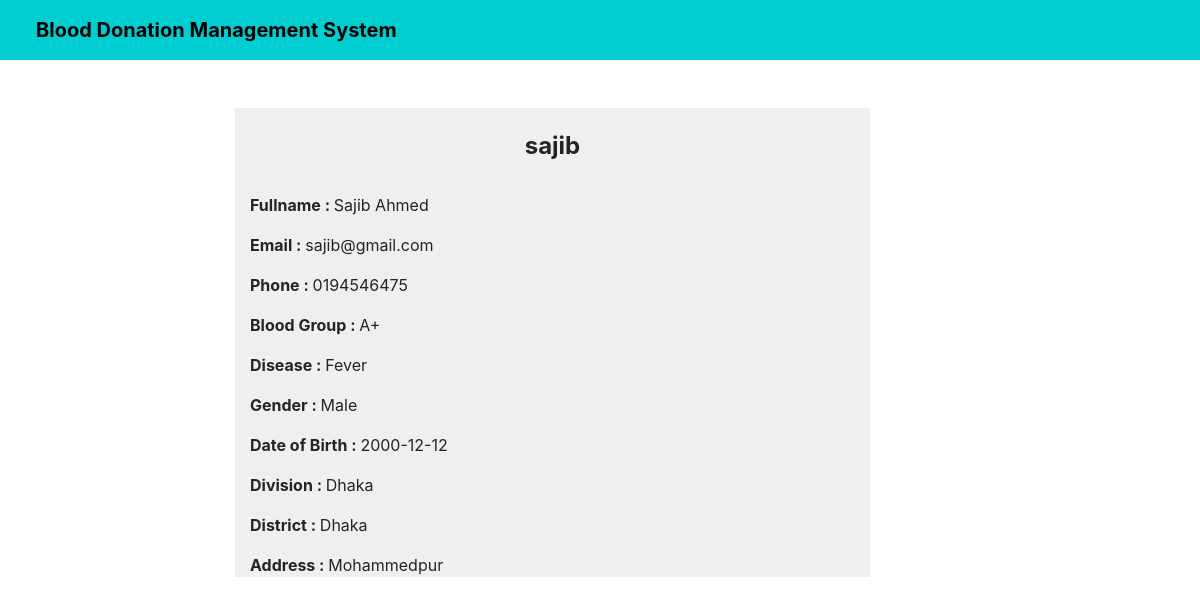
Page /patient_details/1/ on the committed database.
### home/models.py (models this page shows, shortened)
class Patient(models.Model):
    patient = models.OneToOneField(User, on_delete=models.CASCADE, blank=True, null=True)
    date_of_birth = models.CharField(max_length=100)
    phone = models.CharField(max_length=10)
    division = models.CharField(max_length=100)
    dist = models.CharField(max_length=100)
    address = models.TextField(max_length=500, default="")
    blood_group = models.ForeignKey(BloodGroup, on_delete=models.CASCADE)
    disease=models.CharField(max_length=200)
    gender = models.CharField(max_length=10)

class BloodGroup(models.Model):
    name = models.CharField(max_length=5)
    def __str__(self):
        return self.name

### Admin/views.py (the view)
# urls.py: path("patient_details/<int:id>/", views.patient_details, name="patient_details"),
def patient_details(request,id):
    patient_profile = Patient.objects.get(pk=id)
    user=patient_profile.patient
    return render(request, "patient_details.html", {'patient_profile':patient_profile,'user':user})

### Admin/templates/patient_details.html (shortened to what this page needs)
<!DOCTYPE html>
<html lang="en">
<head>
    <link rel="stylesheet" href="https://stackpath.bootstrapcdn.com/bootstrap/4.5.0/css/bootstrap.min.css"
>
</head>
<body>
<nav class="navbar navbar-expand-lg navbar-dark sticky-top navbar-shadow">
    <a class="navbar-brand" style="color:black; margin:2px 0px 2px 20px"><strong>Blood Donation Management System</strong> </a>
</nav><br><br>
<div class="container">
    <div class="row">
           <div class="col-md-2"></div>
           <div class="col-md-7" >
               <div class="container-fluid" style="background-color: #1111"><br>
                   <h4 class="text-center"><strong>{{user}}</strong></h4><br>
                    <p> <strong>Fullname : </strong>{{user.get_full_name}}</p>
                    <p><strong>Email :  </strong>{{user.email}}</p>
                    <p><strong>Phone :  </strong>{{patient_profile.phone}}</p>
                    <p><strong>Blood Group : </strong>{{patient_profile.blood_group}}</p>
                    <p><strong>Disease :  </strong>{{patient_profile.disease}}</p>
                    <p><strong>Gender :  </strong>{{patient_profile.gender}}</p>
                    <p><strong>Date of Birth : </strong>{{patient_profile.date_of_birth}}</p>
                    <p><strong>Division : </strong> {{patient_profile.division}}</p>
                    <p><strong>District : </strong> {{patient_profile.dist}}</p>
                    <p><strong>Address : </strong> {{patient_profile.address}}</p>
                </div>
            </div>
        </div>
    </div>
</body>
</html>

### Admin/templates/patient_details.html (style rules this page uses)
.navbar { background-color: #00CED1; }
body { background-color:; }

### rows in the picture
Patient: phone "0194546475", blood_group "A+", disease "Fever", gender "Male", date_of_birth "2000-12-12", division "Dhaka", dist "Dhaka", address "Mohammedpur"

### other values in the picture
{{ user }} "sajib"
{{ user.get_full_name }} "Sajib Ahmed"
{{ user.email }} "sajib@gmail.com"
